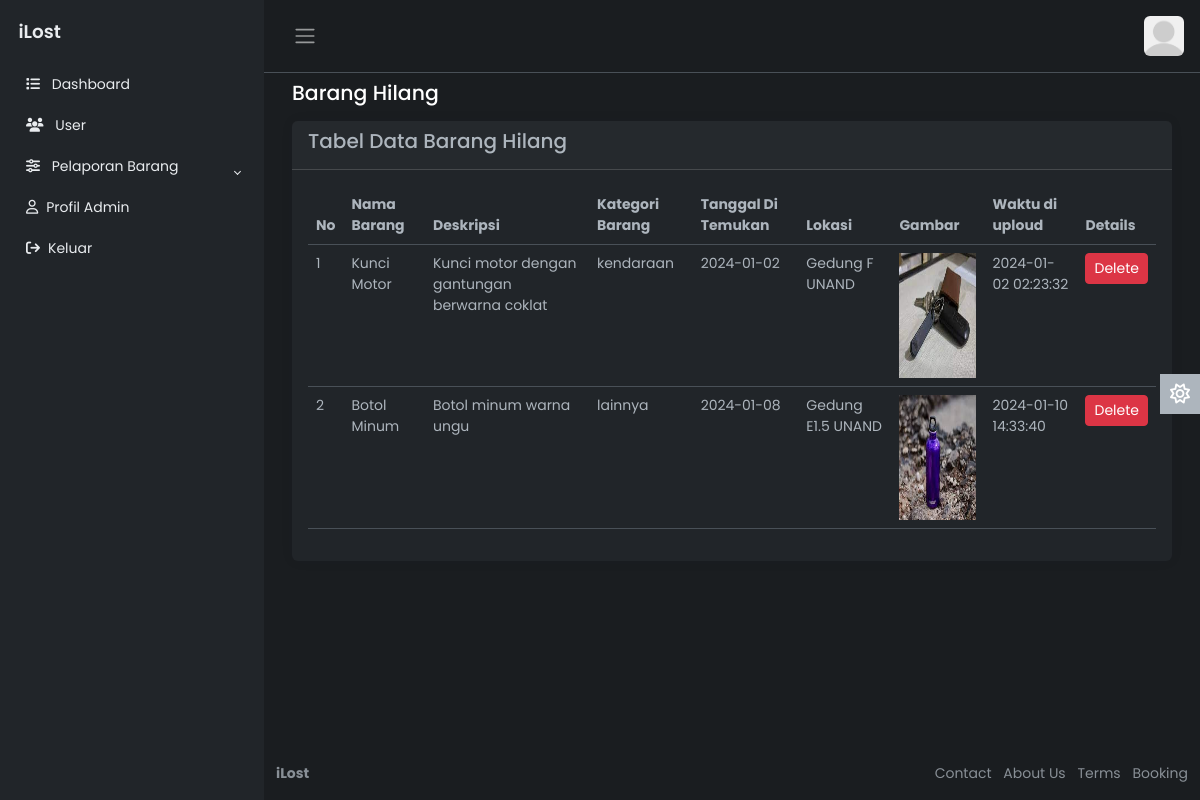
Screenshot of /admin/baranghilang.php with the database file from the repository.
### tables this page shows
CREATE TABLE `laporan` (
  `id` int(11) NOT NULL,
  `email` varchar(40) NOT NULL,
  `kategori_laporan` varchar(20) NOT NULL,
  `nama_barang` varchar(50) DEFAULT NULL,
  `deskripsi` varchar(255) NOT NULL,
  `kategori_barang` varchar(30) DEFAULT NULL,
  `tanggal_ditemukan` date NOT NULL,
  `lokasi` varchar(255) NOT NULL,
  `gambar_barang` varchar(255) NOT NULL,
  `waktu_dibuat` datetime NOT NULL
);

### admin/baranghilang.php (the view, shortened to what this page needs)
<?php
include('config.php');
$querySelect = "SELECT * FROM laporan WHERE kategori_laporan = 'Hilang'";
$resultSelect = mysqli_query($koneksi, $querySelect);
?>
<!DOCTYPE html>
<html lang="en" data-bs-theme="dark">
<head>
    <link rel="stylesheet" href="https://cdn.jsdelivr.net/npm/bootstrap@5.3.0-alpha2/dist/css/bootstrap.min.css">
    <link rel="stylesheet" href="css/style.css">
</head>
<body>
    <div class="wrapper">
        <?php include "../template/navbar-admin.php"; ?>
        <div class="main">
            <nav class="navbar navbar-expand px-3 border-bottom">
                <button class="btn" id="sidebar-toggle" type="button">
                    <span class="navbar-toggler-icon"></span>
                </button>
                <div class="navbar-collapse navbar">
                    <ul class="navbar-nav">
                        <li class="nav-item dropdown">
                            <a href="#" data-bs-toggle="dropdown" class="nav-icon pe-md-0">
                                <?php
                                $fetch = null;
                                if ($fetch['image'] == null) {
                                    echo '<img src="image/default-avatar.png" class="avatar img-fluid rounded" alt="">';
                                } else {
                                    echo '<img src="uploaded_img/' . $fetch['image'] . '" class="avatar img-fluid rounded" alt="">';
                                }
                                ?>
                            </a>
                        </li>
                    </ul>
                </div>
            </nav>
            <main class="content px-3 py-2">
                <div class="container-fluid">
                    <div class="mb-3">
                        <h4>Barang Hilang</h4>
                    </div>
                    <div class="card border-0">
                        <div class="card-header">
                            <h5 class="card-title">
                                Tabel Data Barang Hilang
                            </h5>
                        </div>
                        <div class="card-body">
                            <table class="table">
                                <thead>
                                    <tr>
                                        <th scope="col">No</th>
                                        <th scope="col">Nama Barang</th>
                                        <th scope="col">Deskripsi</th>
                                        <th scope="col">Kategori Barang</th>
                                        <th scope="col">Tanggal Di Temukan</th>
                                        <th scope="col">Lokasi</th>
                                        <th scope="col">Gambar</th>
                                        <th scope="col">Waktu di uploud</th>
                                        <th scope="col">Details</th>
                                    </tr>
                                </thead>
                                <tbody>
                                    <?php
                                    $no = 1;
                                    while ($row = mysqli_fetch_assoc($resultSelect)) {
                                        echo "<tr>";
                                        echo "<td>" . $no . "</td>";
                                        echo "<td>" . $row['nama_barang'] . "</td>";
                                        echo "<td>" . $row['deskripsi'] . "</td>";
                                        echo "<td>" . $row['kategori_barang'] . "</td>";
                                        echo "<td>" . $row['tanggal_ditemukan'] . "</td>";
                                        echo "<td>" . $row['lokasi'] . "</td>";
                                        echo "<td><img src='/" . basename(dirname(__DIR__)) . "/dist/img/laporan/" . $row['gambar_barang'] . "' class='img-fluid ' style='width: 125px; height: 125px;' alt=''/></td>";
                                        echo "<td>" . $row['waktu_dibuat'] . "</td>";
                                        echo "<td><a href='baranghilang.php?id=" . $row['id'] . "' class='btn btn-danger btn-sm'>Delete</a></td>";
                                        echo "</tr>";
                                        $no++;
                                    }
                                    ?>
                                </tbody>
                            </table>
                        </div>
                    </div>
                </div>
            </main>
            <a href="#" class="theme-toggle">
                <i class="fa-regular fa-sun"></i>
            </a>
            <footer class="footer">
                <div class="container-fluid">
                    <div class="row text-muted">
                        <div class="col-6 text-start">
                            <p class="mb-0">
                                <a href="#" class="text-muted">
                                    <strong>iLost</strong>
                                </a>
                            </p>
                        </div>
                        <div class="col-6 text-end">
                            <ul class="list-inline">
                                <li class="list-inline-item">
                                    <a href="#" class="text-muted">Contact</a>
                                </li>
                                <li class="list-inline-item">
                                    <a href="#" class="text-muted">About Us</a>
                                </li>
                                <li class="list-inline-item">
                                    <a href="#" class="text-muted">Terms</a>
                                </li>
                                <li class="list-inline-item">
                                    <a href="#" class="text-muted">Booking</a>
                                </li>
                            </ul>
                        </div>
                    </div>
                </div>
            </footer>
        </div>
    </div>
</body>
</html>

### admin/css/style.css (style rules this page uses)
body { font-family: 'Poppins', sans-serif; font-size: 0.875rem; opacity: 1; overflow-y: scroll; margin: 0; }
a { cursor: pointer; text-decoration: none; font-family: 'Poppins', sans-serif; }
li { list-style: none; }
h4 { font-family: 'Poppins', sans-serif; font-size: 1.275rem; color: var(--bs-emphasis-color); }
.wrapper { align-items: stretch; display: flex; width: 100%; }
.main { display: flex; flex-direction: column; min-height: 100vh; min-width: 0; overflow: hidden; transition: all 0.35s ease-in-out; width: 100%; background: var(--bs-dark-bg-subtle); }
.avatar { height: 40px; width: 40px; }
.navbar-expand .navbar-nav { margin-left: auto; }
.content { flex: 1; max-width: 100vw; width: 100vw; }
@media (min-width:768px) { .content { max-width: auto; width: auto; } }
.card { box-shadow: 0 0 .875rem 0 rgba(34, 46, 60, .05); margin-bottom: 24px; }
.theme-toggle { position: fixed; top: 50%; transform: translateY(-65%); text-align: center; z-index: 10; right: 0; left: auto; border: none; background-color: var(--bs-body-color); }
html[data-bs-theme="dark"] .theme-toggle .fa-sun, html[data-bs-theme="light"] .theme-toggle .fa-moon { cursor: pointer; padding: 10px; display: block; font-size: 1.25rem; color: #FFF; }

### rows the page displays
laporan: nama_barang "Kunci Motor", deskripsi "Kunci motor dengan gantungan berwarna coklat", kategori_barang "kendaraan", tanggal_ditemukan "2024-01-02", lokasi "Gedung F UNAND", gambar_barang (picture), waktu_dibuat "2024-01-02 02:23:32"
laporan: nama_barang "Botol Minum", deskripsi "Botol minum warna ungu", kategori_barang "lainnya", tanggal_ditemukan "2024-01-08", lokasi "Gedung E1.5 UNAND", gambar_barang (picture), waktu_dibuat "2024-01-10 14:33:40"
